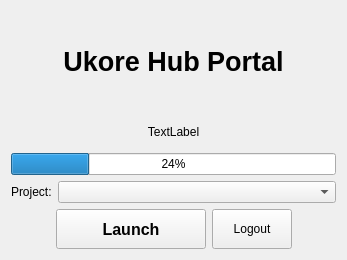
<?xml version="1.0" encoding="UTF-8"?>
<ui version="4.0">
 <class>Form</class>
 <widget class="QWidget" name="Form">
  <property name="geometry">
   <rect>
    <x>0</x>
    <y>0</y>
    <width>347</width>
    <height>260</height>
   </rect>
  </property>
  <property name="windowTitle">
   <string>Form</string>
  </property>
  <layout class="QGridLayout" name="gridLayout">
   <item row="0" column="0">
    <layout class="QVBoxLayout" name="verticalLayout">
     <item>
      <widget class="QLabel" name="label_logo">
       <property name="sizePolicy">
        <sizepolicy hsizetype="Preferred" vsizetype="Preferred">
         <horstretch>0</horstretch>
         <verstretch>0</verstretch>
        </sizepolicy>
       </property>
       <property name="minimumSize">
        <size>
         <width>0</width>
         <height>100</height>
        </size>
       </property>
       <property name="font">
        <font>
         <pointsize>20</pointsize>
         <weight>75</weight>
         <bold>true</bold>
        </font>
       </property>
       <property name="text">
        <string>Ukore Hub Portal</string>
       </property>
       <property name="alignment">
        <set>Qt::AlignCenter</set>
       </property>
      </widget>
     </item>
     <item>
      <widget class="QLabel" name="label_loading_info">
       <property name="text">
        <string>TextLabel</string>
       </property>
       <property name="alignment">
        <set>Qt::AlignCenter</set>
       </property>
      </widget>
     </item>
     <item>
      <layout class="QHBoxLayout" name="horizontalLayout">
       <item>
        <widget class="QProgressBar" name="progressBar_loading">
         <property name="value">
          <number>24</number>
         </property>
        </widget>
       </item>
      </layout>
     </item>
     <item>
      <layout class="QHBoxLayout" name="horizontalLayout_project">
       <item>
        <widget class="QLabel" name="label_project">
         <property name="text">
          <string>Project:</string>
         </property>
        </widget>
       </item>
       <item>
        <widget class="QComboBox" name="comboBox_project">
         <property name="sizePolicy">
          <sizepolicy hsizetype="Expanding" vsizetype="Fixed">
           <horstretch>0</horstretch>
           <verstretch>0</verstretch>
          </sizepolicy>
         </property>
        </widget>
       </item>
      </layout>
     </item>
     <item>
      <layout class="QHBoxLayout" name="horizontalLayout_2">
       <item>
        <spacer name="horizontalSpacer_2">
         <property name="orientation">
          <enum>Qt::Horizontal</enum>
         </property>
         <property name="sizeHint" stdset="0">
          <size>
           <width>40</width>
           <height>20</height>
          </size>
         </property>
        </spacer>
       </item>
       <item>
        <widget class="QPushButton" name="pushButton_launch">
         <property name="minimumSize">
          <size>
           <width>150</width>
           <height>40</height>
          </size>
         </property>
         <property name="maximumSize">
          <size>
           <width>150</width>
           <height>16777215</height>
          </size>
         </property>
         <property name="font">
          <font>
           <pointsize>12</pointsize>
           <weight>75</weight>
           <bold>true</bold>
          </font>
         </property>
         <property name="text">
          <string>Launch</string>
         </property>
        </widget>
       </item>
       <item>
        <widget class="QPushButton" name="pushButton_logout">
         <property name="minimumSize">
          <size>
           <width>0</width>
           <height>40</height>
          </size>
         </property>
         <property name="text">
          <string>Logout</string>
         </property>
        </widget>
       </item>
       <item>
        <spacer name="horizontalSpacer">
         <property name="orientation">
          <enum>Qt::Horizontal</enum>
         </property>
         <property name="sizeHint" stdset="0">
          <size>
           <width>40</width>
           <height>20</height>
          </size>
         </property>
        </spacer>
       </item>
      </layout>
     </item>
    </layout>
   </item>
  </layout>
 </widget>
 <resources/>
 <connections/>
</ui>
